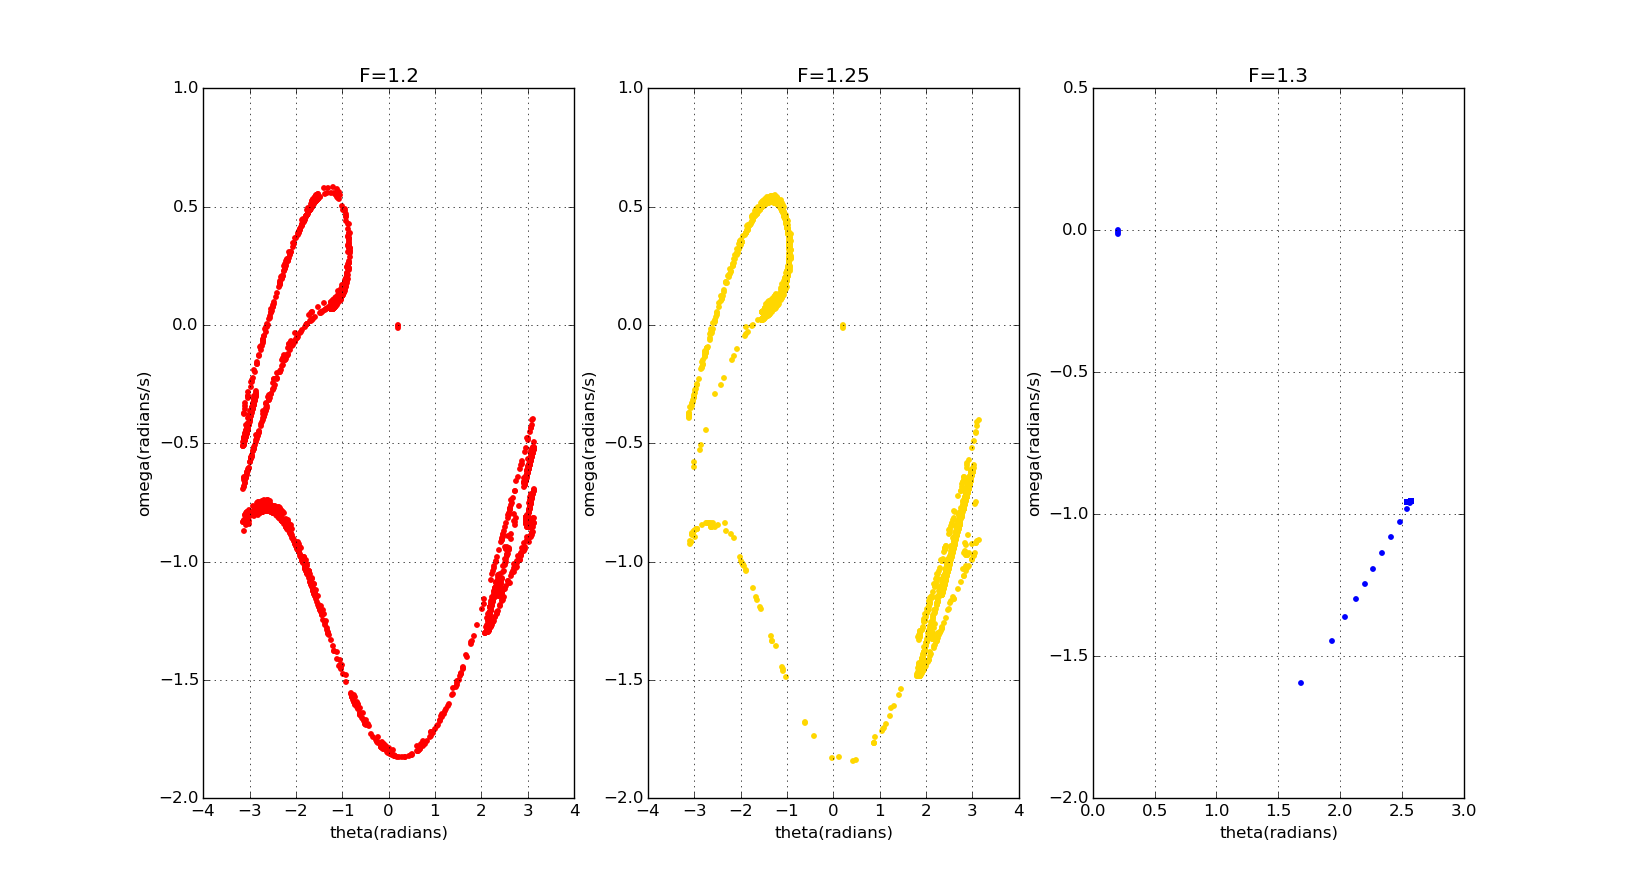

The script that drew this image:
from __future__ import division
from math import *
from pylab import *

def change_amp(F):
    q = 0.5
    l = 9.8
    g = 9.8
    f = 2/3
    dt = pi/100
    theta0 = 0.2
    omega0 = 0
    angle = [theta0]
    avelo = [omega0]
    t = [0]
    an=[theta0]
    av=[omega0] 
    while t[-1] < 6000*pi:
        avelo_new = avelo[-1] - ((g/l)*sin(angle[-1]) + q*avelo[-1] - F*sin(f*t[-1]))*dt
        avelo.append(avelo_new)
        angle_new = angle[-1] + avelo[-1]*dt
        while angle_new > pi:
            angle_new -= 2*pi
        while angle_new < -pi:
            angle_new += 2*pi
        angle.append(angle_new)

        if t[-1]%(3*pi) <= dt:
            an.append(angle_new)
            av.append(avelo_new)

        t_new = t[-1] + dt
        t.append(t_new)
        

    return an,av


ang1 = change_amp(1.2)[0]
ave1 = change_amp(1.2)[1]
ang2 = change_amp(1.25)[0]
ave2 = change_amp(1.25)[1]
ang3 = change_amp(1.3)[0]
ave3 = change_amp(1.3)[1]


subplot(1,3,1)
scatter(ang1,ave1,s=10,color='red')
title('F=1.2')
xlabel('theta(radians)')
ylabel('omega(radians/s)')
grid(True)

subplot(1,3,2)
scatter(ang2,ave2,s=10,color='gold')
title('F=1.25')
xlabel('theta(radians)')
ylabel('omega(radians/s)')
grid(True)

subplot(1,3,3)
scatter(ang3,ave3,s=10,color='blue')
title('F=1.3')
xlabel('theta(radians)')
ylabel('omega(radians/s)')
grid(True)



show()
